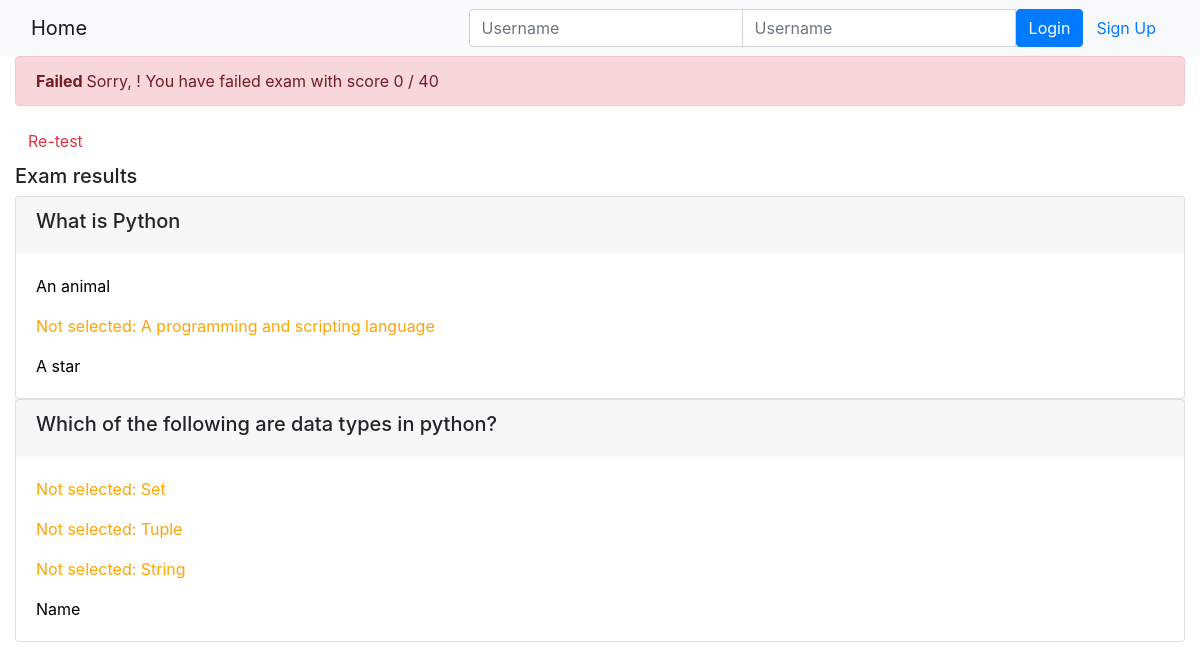
/onlinecourse/course/2/submission/2/result/, run on the app's committed database.
### onlinecourse/models.py (models this page shows)
class Question(models.Model):
    course = models.ForeignKey(Course, on_delete=models.CASCADE)
    title = models.CharField(max_length=400, default="question title")
    text = models.CharField(max_length=600, default="question text")
    grade = models.FloatField(default=5.0)
    def is_get_score(self, selected_ids):
        all_answers = self.choice_set.filter(is_correct=True).count()
        selected_correct = self.choice_set.filter(is_correct=True, id__in=selected_ids).count()
        if all_answers == selected_correct:
            return True
        else:
            return False

class Choice(models.Model):
    question = models.ForeignKey(Question, on_delete=models.CASCADE)
    text = models.CharField(max_length=600, default="choice content")
    is_correct = models.BooleanField(default=False)

### onlinecourse/views.py (the view)
# urls.py: path('course/<int:course_id>/submission/<int:submission_id>/result/', views.show_exam_result, name='show_exam_result'),
def show_exam_result(request, course_id, submission_id):
    course = get_object_or_404(Course, pk=course_id)
    submission = get_object_or_404(Submission, pk=submission_id)
    choices = submission.choices.all()
    total_score = 0
    grade = 0
    for question in course.question_set.all():
        total_score += question.grade
        if question.is_get_score(choices):
            grade += question.grade
    return render(
        request,
        'onlinecourse/exam_result_bootstrap.html',
        {"course":course, "choices":choices,"grade":grade,
            "total_score": round(total_score),
            "submission": submission,
            "grade": round((grade / total_score) * 100) }
    )

### onlinecourse/templates/onlinecourse/exam_result_bootstrap.html (shortened to what this page needs)
<!DOCTYPE html>
<html lang="en">
<head>
    {% load static %}
    <link rel="stylesheet" href="https://maxcdn.bootstrapcdn.com/bootstrap/4.5.2/css/bootstrap.min.css">
</head>
<body>
 <nav class="navbar navbar-light bg-light">
    <div class="container-fluid">
        <div class="navbar-header">
              <a class="navbar-brand" href="{% url 'onlinecourse:index' %}">Home</a>
        </div>
        <ul class="nav navbar-nav navbar-right">
            {% if user.is_authenticated %}
            <li>
                <a class="btn btn-link" href="#">{{ user.first_name }}({{ user.username }})</a>
                <a class="btn btn-link" href="{% url 'onlinecourse:logout' %}">Logout</a>
            </li>
            {% else %}
            <li>
                <form class="form-inline" action="{% url 'onlinecourse:login' %}" method="post">
                    <div class="input-group">
                        <input type="text" class="form-control" placeholder="Username" name="username" >
                        <input type="password" class="form-control" placeholder="Username" name="psw" >
                        <button class="btn btn-primary" type="submit">Login</button>
                        <a class="btn btn-link" href="{% url 'onlinecourse:registration' %}">Sign Up</a>
                    </div>
                </form>
            </li>
            {% endif %}
        </ul>
    </div>
</nav>
<div class="container-fluid">
    {% if grade > 80 %}
    <div class="alert alert-success">
       <b> Congratulations, {{ user.first_name }}! </b> You have passed the exam and completed the course with score {{ grade }} / {{ total_score }}
    </div>
        {% else %}
        <div class="alert alert-danger">
            <b> Failed </b> Sorry, {{ user.first_name }}! You have failed exam with score {{ grade }} / {{ total_score }}
        </div>
        <a class="btn btn-link text-danger" href="{% url 'onlinecourse:course_details' course.id %}">Re-test</a>
        {% endif %}
        <div class="card-columns-vertical mt-1">
        <h5 class="">Exam results</h5>
            {% for question in course.question_set.all %}
                <div class="card">
                    <div class="card-header border-light">
                        <h5>{{question.text}}</h5>
                    </div>
                    <div class="card-body">
                        {% for choice in question.choice_set.all %}
                           {% if choice.is_correct and choice in choices %}
                            <p class="card-text" style="color:green">Correct answer: {{choice.text}}</p>
                            {% elif choice.is_correct and choice not in choices %}
                            <p class="card-text" style="color:orange">Not selected: {{choice.text}}</p>
                            {% elif choice.is_correct == False and choice in choices %}
                            <p class="card-text" style="color:red">Wrong answer: {{choice.text}}</p>
                            {% else %}
                            <p class="card-text" style="color:black">{{choice.text}}</p>
                            {% endif %}
                        {% endfor %}
                    </div>
                </div>
            {% endfor %}
        </div>
    </div>
</body>
</html>

### data on the page
Question: text "What is Python"
Choice: text "An animal"
Choice: text "A programming and scripting language"
Choice: text "A star"
Question: text "Which of the following are data types in python?"
Choice: text "Set"
Choice: text "Tuple"
Choice: text "String"
Choice: text "Name"

### other printed values
{{ grade }} "0"
{{ total_score }} "40"
